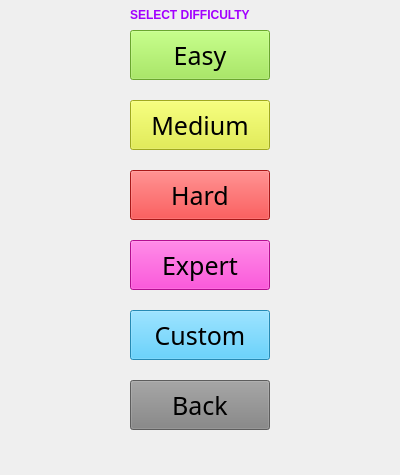
<?xml version="1.0" encoding="UTF-8"?>
<ui version="4.0">
 <class>diff_select</class>
 <widget class="QWidget" name="diff_select">
  <property name="geometry">
   <rect>
    <x>0</x>
    <y>0</y>
    <width>400</width>
    <height>475</height>
   </rect>
  </property>
  <property name="windowTitle">
   <string>Sudoku Solver</string>
  </property>
  <widget class="QPushButton" name="btn_easy">
   <property name="geometry">
    <rect>
     <x>130</x>
     <y>30</y>
     <width>140</width>
     <height>50</height>
    </rect>
   </property>
   <property name="font">
    <font>
     <family>KacstDigital</family>
     <pointsize>19</pointsize>
    </font>
   </property>
   <property name="styleSheet">
    <string notr="true">background-color: #95e841;</string>
   </property>
   <property name="text">
    <string>Easy</string>
   </property>
  </widget>
  <widget class="QPushButton" name="btn_medium">
   <property name="geometry">
    <rect>
     <x>130</x>
     <y>100</y>
     <width>140</width>
     <height>50</height>
    </rect>
   </property>
   <property name="font">
    <font>
     <family>KacstDigital</family>
     <pointsize>19</pointsize>
    </font>
   </property>
   <property name="styleSheet">
    <string notr="true">background-color:  #e0ed2b;</string>
   </property>
   <property name="text">
    <string>Medium</string>
   </property>
  </widget>
  <widget class="QPushButton" name="btn_expert">
   <property name="geometry">
    <rect>
     <x>130</x>
     <y>240</y>
     <width>140</width>
     <height>50</height>
    </rect>
   </property>
   <property name="font">
    <font>
     <family>KacstDigital</family>
     <pointsize>19</pointsize>
    </font>
   </property>
   <property name="styleSheet">
    <string notr="true">background-color: #fc14ca;</string>
   </property>
   <property name="text">
    <string>Expert</string>
   </property>
  </widget>
  <widget class="QPushButton" name="btn_cstm">
   <property name="geometry">
    <rect>
     <x>130</x>
     <y>310</y>
     <width>140</width>
     <height>50</height>
    </rect>
   </property>
   <property name="font">
    <font>
     <family>KacstDigital</family>
     <pointsize>19</pointsize>
    </font>
   </property>
   <property name="styleSheet">
    <string notr="true">background-color: #35c1fc;</string>
   </property>
   <property name="text">
    <string>Custom</string>
   </property>
  </widget>
  <widget class="QPushButton" name="btn_back">
   <property name="geometry">
    <rect>
     <x>130</x>
     <y>380</y>
     <width>140</width>
     <height>50</height>
    </rect>
   </property>
   <property name="font">
    <font>
     <family>KacstDigital</family>
     <pointsize>19</pointsize>
    </font>
   </property>
   <property name="styleSheet">
    <string notr="true">background-color: #828282;</string>
   </property>
   <property name="text">
    <string>Back</string>
   </property>
  </widget>
  <widget class="QPushButton" name="btn_hard">
   <property name="geometry">
    <rect>
     <x>130</x>
     <y>170</y>
     <width>140</width>
     <height>50</height>
    </rect>
   </property>
   <property name="font">
    <font>
     <family>KacstDigital</family>
     <pointsize>19</pointsize>
    </font>
   </property>
   <property name="styleSheet">
    <string notr="true">background-color: #eb2121;</string>
   </property>
   <property name="text">
    <string>Hard</string>
   </property>
  </widget>
  <widget class="QLabel" name="label">
   <property name="geometry">
    <rect>
     <x>130</x>
     <y>-1</y>
     <width>151</width>
     <height>31</height>
    </rect>
   </property>
   <property name="font">
    <font>
     <weight>75</weight>
     <bold>true</bold>
    </font>
   </property>
   <property name="styleSheet">
    <string notr="true">color: #a200ff;</string>
   </property>
   <property name="text">
    <string>SELECT DIFFICULTY</string>
   </property>
  </widget>
 </widget>
 <resources/>
 <connections/>
</ui>
